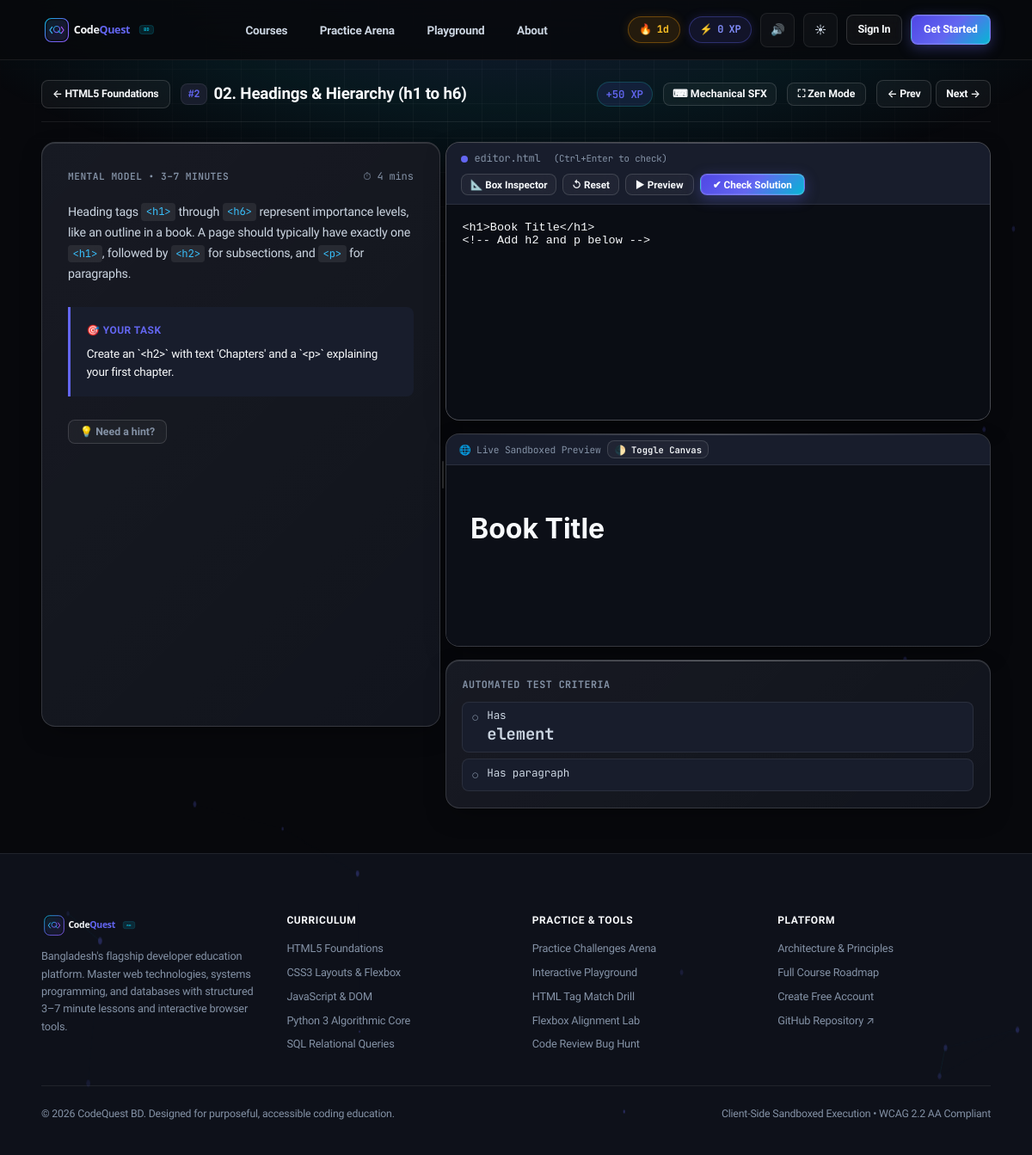
The page /learn/html-core/headings-and-text/ on the database its author committed.
### learn/models.py (models this page shows, shortened)
class Course(models.Model):
    language = models.ForeignKey(Language, on_delete=models.CASCADE, related_name="courses")
    title = models.CharField(max_length=160)
    slug = models.SlugField(max_length=160, unique=True)
    description = models.TextField()
    level = models.CharField(max_length=40, default="Beginner")
    order = models.PositiveIntegerField(default=0)
    xp_reward = models.PositiveIntegerField(default=200)
    class Meta:
        ordering = ["order", "id"]

class Lesson(models.Model):
    EXECUTION_TYPES = [
        ("IFRAME", "HTML/CSS/JS Live Preview (Sandboxed iframe)"),
        ("PYODIDE", "Python 3 Client-Side WASM (Pyodide)"),
        ("SQL", "SQL Browser Database (sql.js WASM)"),
        ("PREDICT", "Predict the Output (C, Java, PHP, Bash)"),
        ("QUIZ", "Fill-the-Blank & Multiple Choice"),
    ]
    course = models.ForeignKey(Course, on_delete=models.CASCADE, related_name="lessons")
    title = models.CharField(max_length=200)
    slug = models.SlugField(max_length=200)
    order = models.PositiveIntegerField(default=1)
    est_minutes = models.PositiveIntegerField(default=5, help_text="Bite-sized duration (3-7 min)")
    xp = models.PositiveIntegerField(default=50)
    execution_type = models.CharField(max_length=20, choices=EXECUTION_TYPES, default="IFRAME")
    body_md = models.TextField(help_text="Short markdown explanation (max ~150 words + diagram/example)")
    diagram_svg = models.TextField(blank=True, default="", help_text="Optional clean inline SVG diagram")
    task_prompt = models.TextField(help_text="Clear single task description")
    starter_code = models.TextField(help_text="Initial code placed in editor")
    solution = models.TextField(help_text="Working solution code")
    tests_json = models.JSONField(
        default=list,
        blank=True,
        help_text="List of test checks: [{'id': 'c1', 'desc': 'Has <h1> tag', 'type': 'dom_exists', 'query': 'h1'}]"
    )
    hints_json = models.JSONField(
        default=list,
        blank=True,
        help_text="Hint ladder: ['Hint 1: Check your syntax', 'Hint 2: Use display: flex']"
    )
    class Meta:
        ordering = ["course__order", "order", "id"]
        unique_together = ("course", "slug")

class Language(models.Model):
    name = models.CharField(max_length=80, unique=True)
    slug = models.SlugField(max_length=80, unique=True)
    short_code = models.CharField(max_length=16, default="CODE")
    category = models.CharField(max_length=80, default="Core Foundations")
    summary = models.CharField(max_length=240)
    icon_svg = models.TextField(blank=True, default="")
    order = models.PositiveIntegerField(default=0)
    is_active = models.BooleanField(default=True)
    class Meta:
        ordering = ["order", "name"]

### learn/views.py (the view)
# urls.py: path("learn/<slug:course_slug>/<slug:lesson_slug>/", views.lesson_detail, name="lesson_detail"),
def lesson_detail(request, course_slug, lesson_slug):
    course = get_object_or_404(Course.objects.select_related("language"), slug=course_slug)
    lesson = get_object_or_404(Lesson.objects.select_related("course"), course=course, slug=lesson_slug)
    all_lessons = list(course.lessons.all())
    curr_idx = -1
    for idx, l in enumerate(all_lessons):
        if l.id == lesson.id:
            curr_idx = idx
            break
    prev_lesson = all_lessons[curr_idx - 1] if curr_idx > 0 else None
    next_lesson = all_lessons[curr_idx + 1] if curr_idx < len(all_lessons) - 1 else None
    if request.user.is_authenticated:
        UserProgress.objects.get_or_create(
            user=request.user,
            lesson=lesson,
            defaults={"status": "IN_PROGRESS", "attempts": 1}
        )
    return render(
        request,
        "learn/lesson_detail.html",
        {
            "course": course,
            "lesson": lesson,
            "prev_lesson": prev_lesson,
            "next_lesson": next_lesson,
            "tests_json_str": json.dumps(lesson.tests_json or []),
            "hints_json_str": json.dumps(lesson.hints_json or []),
        },
    )

### learn/context_processors.py (called while the page is built, shortened)
def global_stats(request):
    xp = 0
    streak = 1
    completed_ids = []
    return {
        "ADMIN_URL": getattr(settings, "ADMIN_URL", "hidden-core-cms"),
        "user_xp": xp,
        "user_streak": streak,
        "completed_lesson_ids": completed_ids,
        "nav_languages": Language.objects.filter(is_active=True).prefetch_related("courses")[:6],
    }

### learn/templatetags/learn_extras.py (called while the page is built)
@register.filter(name="render_md")
def render_md(text):
    if not text:
        return ""
    if md_lib:
        try:
            html = md_lib.markdown(
                text,
                extensions=["fenced_code", "tables", "codehilite", "nl2br"],
            )
            return mark_safe(html)
        except Exception:
            pass
    return mark_safe(text)

### templates/learn/lesson_detail.html (shortened to what this page needs)
{% extends "base.html" %}
{% load static %}
{% load learn_extras %}
{% block extra_head %}
<link rel="stylesheet" href="https://cdnjs.cloudflare.com/ajax/libs/codemirror/5.65.16/codemirror.min.css" />
<link rel="stylesheet" href="https://cdnjs.cloudflare.com/ajax/libs/codemirror/5.65.16/theme/dracula.min.css" />
{% endblock %}
{% block content %}
<div class="shell shell-wide" style="padding-top: 1.5rem; padding-bottom: 3.5rem;">
  <div style="display: flex; flex-wrap: wrap; justify-content: space-between; align-items: center; gap: 1rem; margin-bottom: 1.5rem; padding-bottom: 1rem; border-bottom: 1px solid var(--border-subtle);">
    <div style="display: flex; align-items: center; gap: 0.85rem;">
      <a href="{% url 'course_detail' course.slug %}" class="btn btn-ghost" style="padding: 0.4rem 0.8rem; font-size: 0.82rem;">
        &larr; {{ course.title }}
      </a>
      <div style="display: flex; align-items: center; gap: 0.5rem;">
        <span style="font-family: var(--font-mono); font-size: 0.78rem; font-weight: 700; background: var(--bg-panel); border: 1px solid var(--border-subtle); padding: 0.15rem 0.5rem; border-radius: var(--radius-sm); color: var(--accent);">
          #{{ lesson.order }}
        </span>
        <h1 style="font-size: 1.25rem; font-weight: 700; color: var(--text-primary); margin: 0; letter-spacing: -0.01em;">
          {{ lesson.title }}
        </h1>
      </div>
    </div>
    <div style="display: flex; align-items: center; gap: 0.85rem;">
      <span style="font-size: 0.82rem; font-family: var(--font-mono); color: var(--accent); font-weight: 600; background: var(--accent-subtle); padding: 0.25rem 0.65rem; border-radius: 999px; border: 1px solid rgba(20, 184, 166, 0.25);">
        +{{ lesson.xp }} XP
      </span>
      <button id="lessonAudioToggle" class="btn btn-ghost" style="padding: 0.35rem 0.65rem; font-size: 0.82rem;" title="Toggle Mechanical Keystroke Audio">
        ⌨ Mechanical SFX
      </button>
      <button id="zenModeBtn" class="btn btn-ghost" style="padding: 0.35rem 0.75rem; font-size: 0.82rem;" title="Toggle Distraction-Free Zen Workspace">
        ⛶ Zen Mode
      </button>
      <div style="display: flex; gap: 0.35rem;">
        {% if prev_lesson %}
        <a href="{% url 'lesson_detail' course.slug prev_lesson.slug %}" class="btn btn-ghost" style="padding: 0.35rem 0.75rem; font-size: 0.82rem;" title="Previous Lesson">
          &larr; Prev
        </a>
        {% endif %}
        {% if next_lesson %}
        <a href="{% url 'lesson_detail' course.slug next_lesson.slug %}" class="btn btn-ghost" style="padding: 0.35rem 0.75rem; font-size: 0.82rem;" title="Next Lesson">
          Next &rarr;
        </a>
        {% endif %}
      </div>
    </div>
  </div>
  <div id="workspaceContainer" style="display: flex; gap: 0; align-items: stretch; position: relative;">
    <div id="panelInstructions" class="cq-card" style="flex: 0 0 42%; min-width: 280px; max-width: 65%; padding: 2rem; max-height: 85vh; overflow-y: auto;">
      <div style="display: flex; align-items: center; justify-content: space-between; margin-bottom: 1.25rem;">
        <span style="font-size: 0.75rem; font-family: var(--font-mono); color: var(--text-muted); text-transform: uppercase; font-weight: 600; letter-spacing: 0.04em;">
          Mental Model &bull; 3–7 Minutes
        </span>
        <span style="font-size: 0.8rem; color: var(--text-muted); font-family: var(--font-mono);">
          ⏱ {{ lesson.est_minutes }} mins
        </span>
      </div>
      <div class="prose" style="font-size: 0.95rem; line-height: 1.65; color: var(--text-primary); margin-bottom: 1.75rem;">
        {{ lesson.body_md|render_md }}
      </div>
      <div style="margin-top: 1.5rem; padding: 1.25rem; background: var(--bg-panel); border-left: 3px solid var(--accent); border-radius: 0 var(--radius-sm) var(--radius-sm) 0;">
        <div style="font-size: 0.8rem; font-weight: 700; color: var(--accent); text-transform: uppercase; letter-spacing: 0.04em; margin-bottom: 0.4rem;">
          🎯 Your Task
        </div>
        <div style="font-size: 0.9rem; color: var(--text-primary); line-height: 1.55;">
          {{ lesson.task_prompt }}
        </div>
      </div>
      <div style="margin-top: 1.75rem;">
        <button id="revealHintBtn" class="btn btn-ghost" style="font-size: 0.82rem; padding: 0.4rem 0.85rem; color: var(--text-muted);">
          💡 Need a hint?
        </button>
      </div>
    </div>
    <div id="workspaceSplitter" class="cq-splitter-v" title="Drag to resize panels (Double-click to reset)"></div>
    <div id="panelEditorWrapper" style="flex: 1; min-width: 320px; display: flex; flex-direction: column; gap: 1rem;">
      <div id="panelCodeEditor" class="cq-card" style="padding: 0; overflow: hidden; display: flex; flex-direction: column; border: 1px solid var(--border-strong);">
        <div style="display: flex; flex-wrap: wrap; justify-content: space-between; align-items: center; padding: 0.65rem 1.15rem; background: var(--bg-panel); border-bottom: 1px solid var(--border-subtle); gap: 0.5rem;">
          <div style="display: flex; align-items: center; gap: 0.5rem; font-size: 0.8rem; font-family: var(--font-mono); color: var(--text-muted);">
            <span style="display: inline-block; width: 8px; height: 8px; border-radius: 50%; background: var(--accent);"></span>
            <span>editor.{{ course.language.slug|default:'code' }}</span>
            <span style="font-size: 0.72rem; color: var(--text-muted); margin-left: 0.5rem;">(Ctrl+Enter to check)</span>
          </div>
          <div style="display: flex; flex-wrap: wrap; gap: 0.45rem;">
            <button id="openBoxInspectorBtn" class="btn btn-ghost" style="padding: 0.3rem 0.65rem; font-size: 0.78rem;" title="Open Visual Box Model &amp; Flexbox Inspector">
              📐 Box Inspector
            </button>
            <button id="resetCodeBtn" class="btn btn-ghost" style="padding: 0.3rem 0.65rem; font-size: 0.78rem;" title="Reset Starter Code">
              ↺ Reset
            </button>
            <button id="runCodeBtn" class="btn btn-ghost" style="padding: 0.3rem 0.75rem; font-size: 0.78rem;">
              ▶ Preview
            </button>
            <button id="checkSolutionBtn" class="btn btn-primary" style="padding: 0.3rem 0.95rem; font-size: 0.78rem;">
              ✔ Check Solution
            </button>
          </div>
        </div>
        <textarea id="codeEditor" class="code-editor" style="min-height: 250px; border: none; border-radius: 0; font-size: 0.9rem; outline: none; background: var(--bg-input); color: var(--text-primary); padding: 1.25rem;" spellcheck="false">{{ lesson.starter_code }}</textarea>
      </div>
      <div id="panelLivePreview" class="cq-card" style="padding: 0; overflow: hidden; display: flex; flex-direction: column;">
        <div style="padding: 0.5rem 1rem; background: var(--bg-panel); border-bottom: 1px solid var(--border-subtle); font-size: 0.75rem; font-family: var(--font-mono); color: var(--text-muted); display: flex; justify-content: space-between; align-items: center;">
          <div style="display: flex; align-items: center; gap: 0.5rem;">
            <span>🌐 Live Sandboxed Preview</span>
            <button id="togglePreviewCanvasBtn" class="btn btn-ghost" style="padding: 0.15rem 0.5rem; font-size: 0.7rem; height: auto;" title="Switch Preview Canvas Dark/Light">
              🌓 Toggle Canvas
            </button>
          </div>
        </div>
        <iframe id="previewIframe" sandbox="allow-scripts" style="width: 100%; height: 210px; border: none; background: var(--bg-input);"></iframe>
      </div>
      <div id="panelTestChecklist" class="cq-card" style="padding: 1.25rem;">
        <div style="font-size: 0.78rem; font-family: var(--font-mono); font-weight: 700; color: var(--text-muted); text-transform: uppercase; letter-spacing: 0.04em; margin-bottom: 0.65rem;">
          Automated Test Criteria
        </div>
        <div id="testChecklist" style="display: flex; flex-direction: column; gap: 0.45rem;">
        </div>
      </div>
    </div>
  </div>
</div>
{% endblock %}

### rows shown on the page
Course: title "HTML5 Foundations", language.slug "html"
Lesson: order "2", title "02. Headings & Hierarchy (h1 to h6)", xp "50", est_minutes "4", body_md|render_md "Heading tags <h1> through <h6> represent importance levels, like an outline in a book. A page should typically have exactly one <h1> , followed by <h2> for subsections, and <p> for paragraphs.", task_prompt "Create an `<h2>` with text 'Chapters' and a `<p>` explaining your first chapter.", starter_code "<h1>Book Title</h1> <!-- Add h2 and p below -->"

### other values the page prints
{{ user_streak }} "1"
{{ user_xp }} "0"
